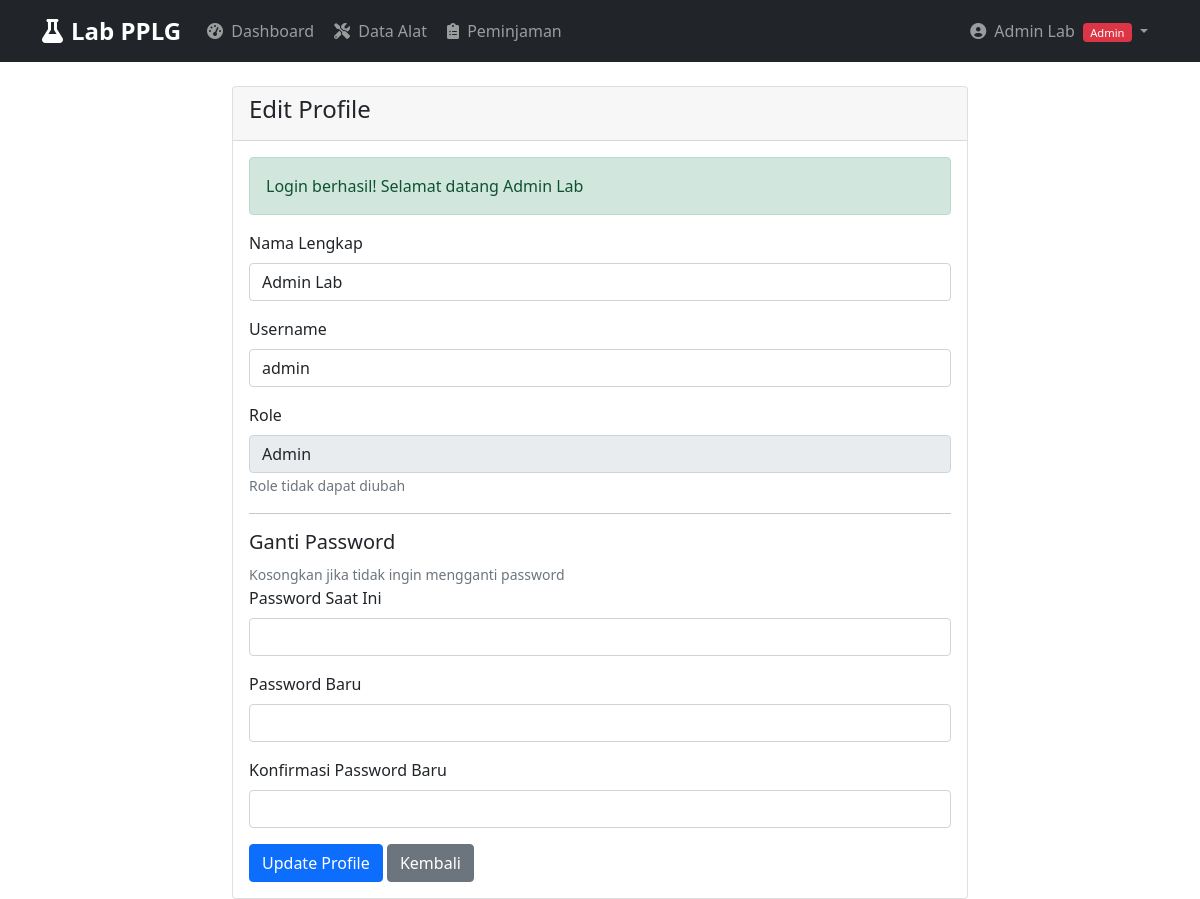
Page /index.php?page=auth&action=profile (signed in) on the committed database.
### tables this page shows
CREATE TABLE `akun` (
  `id` int NOT NULL,
  `nama` varchar(100) NOT NULL,
  `username` varchar(50) NOT NULL,
  `password` varchar(255) NOT NULL,
  `role` enum('admin','guru','siswa') NOT NULL,
  `created_at` timestamp NULL DEFAULT CURRENT_TIMESTAMP
);

### model/AkunModel.php (called while the page is built, shortened)
<?php
require_once 'config/database.php';
class AkunModel {
    private $conn;
    private $table_name = "akun";
    public function __construct() {
        $database = new Database();
        $this->conn = $database->getConnection();
    }
    public function getUserById($id) {
        $query = "SELECT * FROM " . $this->table_name . " WHERE id = :id";
        $stmt = $this->conn->prepare($query);
        $stmt->bindParam(':id', $id);
        $stmt->execute();
        return $stmt->fetch(PDO::FETCH_ASSOC);
    }
}
?>

### config/database.php (called while the page is built, shortened)
<?php
class Database {
    private $host = "localhost";
    private $db_name = "lab_pplg";
    private $username = "root";
    private $password = "";
    public function getConnection() {
        $this->conn = null;
        try {
            $this->conn = new PDO("mysql:host=" . $this->host . ";dbname=" . $this->db_name, $this->username, $this->password);
            $this->conn->exec("set names utf8");
        } catch(PDOException $exception) {
            echo "Connection error: " . $exception->getMessage();
        }
        return $this->conn;
    }
}
?>

### view/auth/profile.php (the view, shortened to what this page needs)
<!DOCTYPE html>
<html lang="id">
<head>
    <link href="https://cdn.jsdelivr.net/npm/bootstrap@5.1.3/dist/css/bootstrap.min.css" rel="stylesheet">
</head>
<body>
    <?php include __DIR__ . '/../partials/navbar.php'; ?>
    <div class="container mt-4">
        <div class="row justify-content-center">
            <div class="col-md-8">
                <div class="card">
                    <div class="card-header">
                        <h4>Edit Profile</h4>
                    </div>
                    <div class="card-body">
                        <?php if (isset($_SESSION['success'])): ?>
                            <div class="alert alert-success"><?php echo $_SESSION['success']; unset($_SESSION['success']); ?></div>
                        <?php endif; ?>
                        <form method="POST">
                            <div class="mb-3">
                                <label for="nama" class="form-label">Nama Lengkap</label>
                                <input type="text" class="form-control" id="nama" name="nama" value="<?php echo htmlspecialchars($data['user']['nama']); ?>" required>
                            </div>
                            <div class="mb-3">
                                <label for="username" class="form-label">Username</label>
                                <input type="text" class="form-control" id="username" name="username" value="<?php echo htmlspecialchars($data['user']['username']); ?>" required>
                            </div>
                            <div class="mb-3">
                                <label for="role" class="form-label">Role</label>
                                <input type="text" class="form-control" value="<?php echo ucfirst($data['user']['role']); ?>" disabled>
                                <small class="text-muted">Role tidak dapat diubah</small>
                            </div>
                            <hr>
                            <h5>Ganti Password</h5>
                            <small class="text-muted">Kosongkan jika tidak ingin mengganti password</small>
                            <div class="mb-3">
                                <label for="current_password" class="form-label">Password Saat Ini</label>
                                <input type="password" class="form-control" id="current_password" name="current_password">
                            </div>
                            <div class="mb-3">
                                <label for="new_password" class="form-label">Password Baru</label>
                                <input type="password" class="form-control" id="new_password" name="new_password">
                            </div>
                            <div class="mb-3">
                                <label for="confirm_password" class="form-label">Konfirmasi Password Baru</label>
                                <input type="password" class="form-control" id="confirm_password" name="confirm_password">
                            </div>
                            <button type="submit" class="btn btn-primary">Update Profile</button>
                            <a href="index.php?page=dashboard" class="btn btn-secondary">Kembali</a>
                        </form>
                    </div>
                </div>
            </div>
        </div>
    </div>
</body>
</html>

### rows in the picture
akun: nama "Admin Lab", username "admin", role "Admin"

### other values in the picture
$_SESSION['nama'] "Admin Lab"
$_SESSION['role'] "Admin"
$_SESSION['success'] "Login berhasil! Selamat datang Admin Lab"
